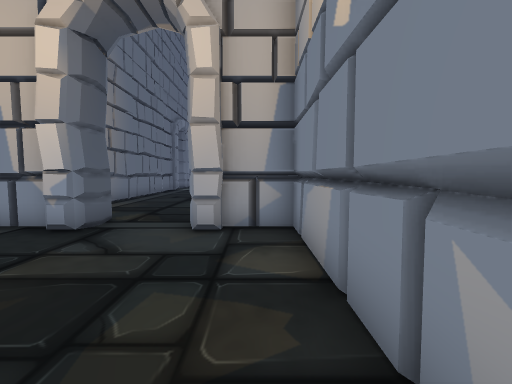
[1] (above)

19 first-person views from a walk through a Unity game level. The camera is 1.2 m above the floor, tilts 4° down and sees 90° across. Doors are open. The floor is counted in squares, 1 m on a side. Each view is taken from the middle of a square. On the plan, view 1 faces up. The plan holds only what a view shows up to about 12 squares ahead; the rest is blank. The place goes on beyond the plan. The player character is not drawn. Some animated figures are not drawn.

[2]
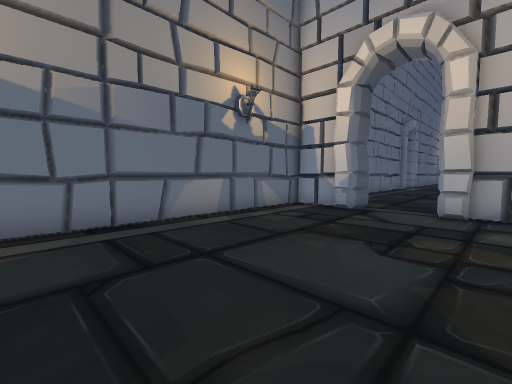

[3]
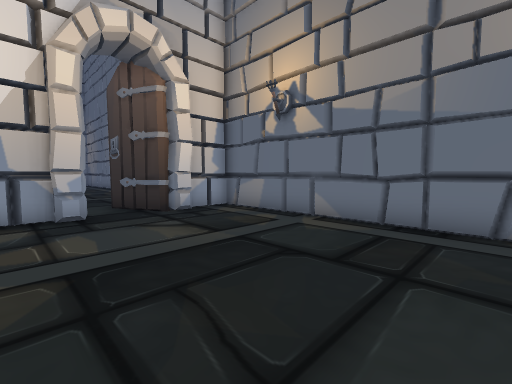

[4]
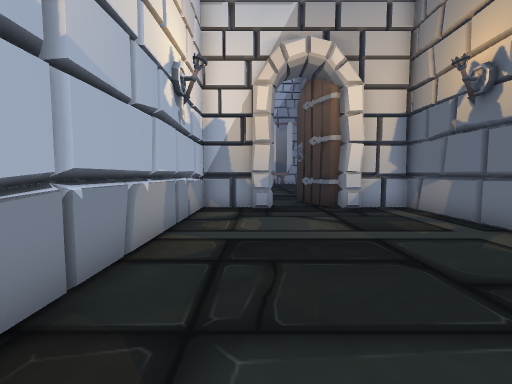

[5]
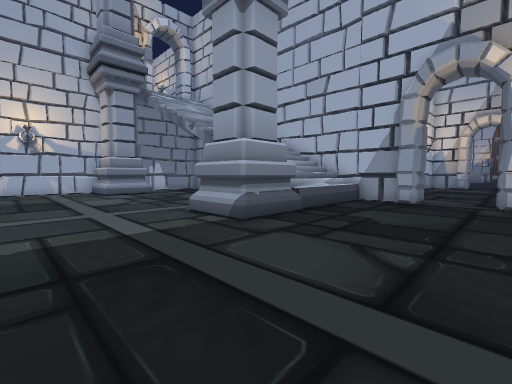

[6]
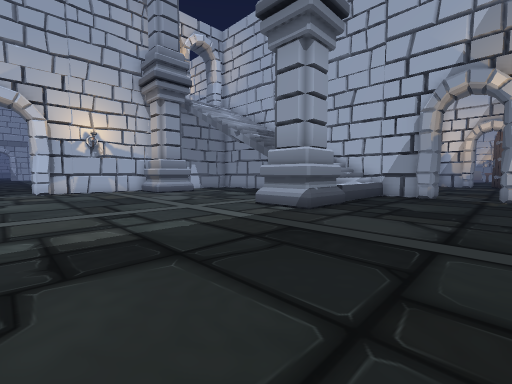

[7]
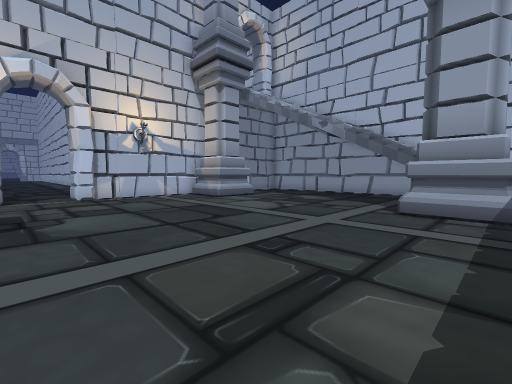

[8]
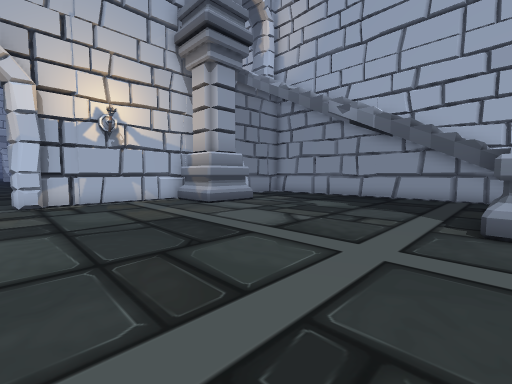

[9]
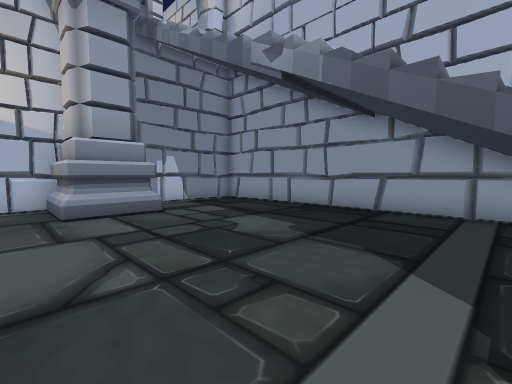

[10]
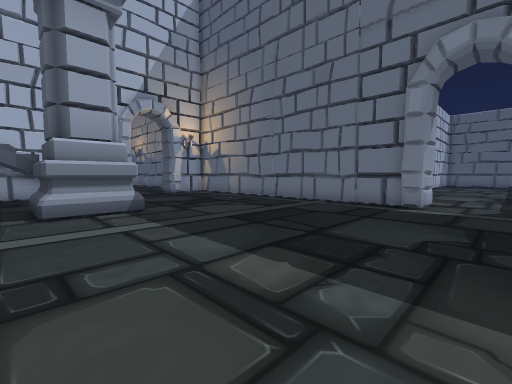

[11]
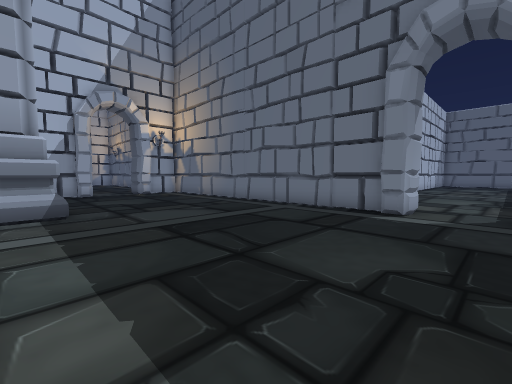

[12]
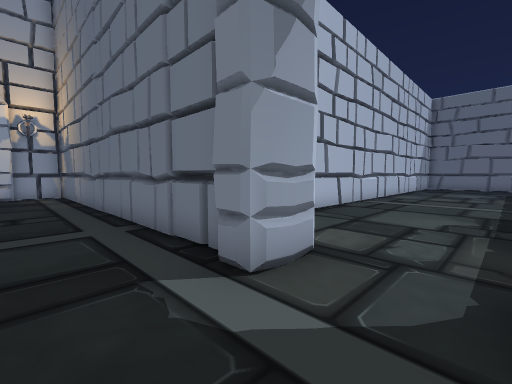

[13]
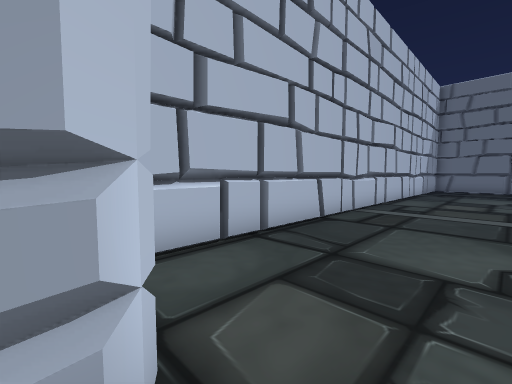

[14]
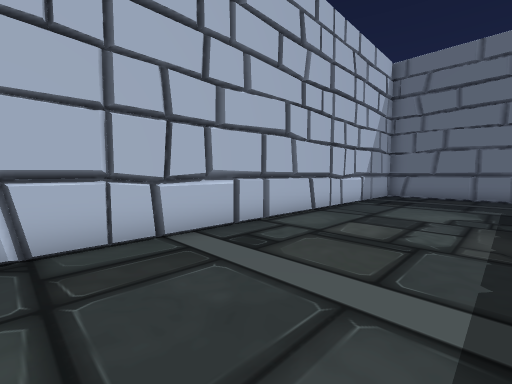

[15]
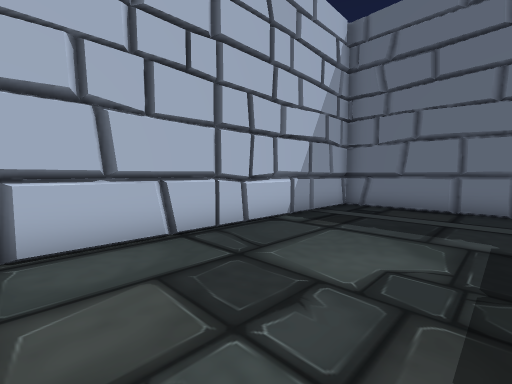

[16]
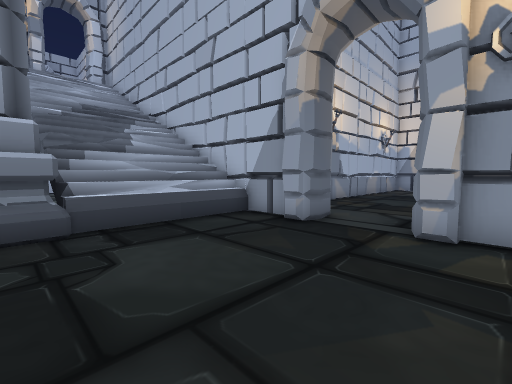

[17]
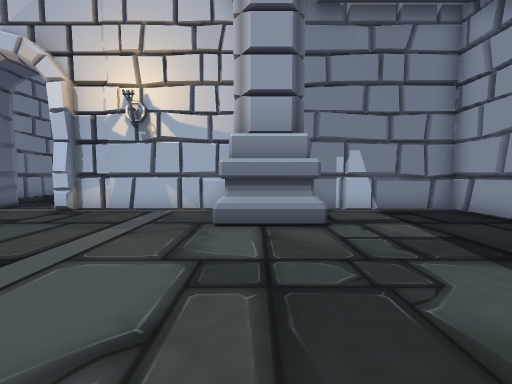

[18]
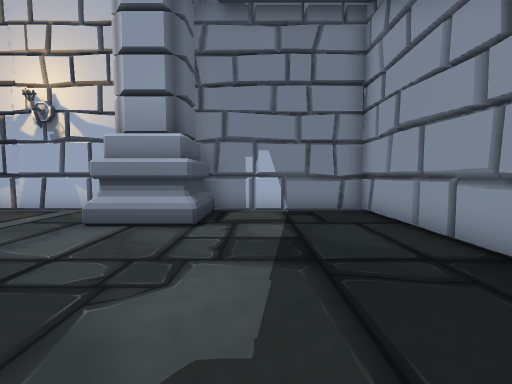

[19]
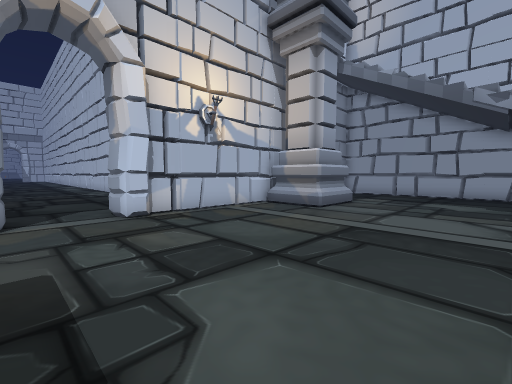

### Floor plan
Points are (right, up) in squares from view 1. A wall is a line through its corners. A room is listed if a view was taken in it or the views show most of it. See-through windows are left out.
Room 1 (views 1, 2, 3, 4)
walls: (-6.2, 0.2) (-6.5, -0.2); (-1.5, 5.2) (-1.4, 6.5); (-1.3, 5.2) (-1.5, 5.6); (-0.6, 5.2) (-1.4, 5.2) (-1.5, 6.3); (-4.5, 5.5) (-6.1, 5.5); (-4.6, -7.5) (-4, -7.5); (-3.5, 5.8) (-3.8, 5.2) (-4.4, 5.2); (-3.6, -7.8) (-2.8, -9.5); (-1.7, -8) (-1.4, -7.5) (-0.9, -7.5); (-3.6, 6.1) (-3.7, 5.2); (-1.5, 6) (-1.4, 6.5); (-5, 5.9) (-5.1, 5.4); (-1, -7.9) (0.8, -7.9) (0.8, 5.5) (-0.8, 5.5); (0.1, 5.5) (0, 6); (-0.4, -7.8) (-0.2, -8.2); (0, 5.8) (-0.2, 5.5); (-3.7, 6.5) (-3.6, 6) (-3.8, 5.2); (-6.2, 5.9) (-6.3, -7.9) (-4.6, -7.9); (-3.7, 6.8) (-3.6, 5.8)
ways out: opening at (-2.5, 6) to room 2
Room 2 (views 5, 6, 7, 8, 9, 10, 11, 12, 16, 17, 18, 19)
walls: (3.4, 11.2) (4.2, 11.2); (2.6, 9.7) (2.6, 10.5); (2.3, 7) (2.2, 10.6); (3.1, 6.4) (3.1, 10.6); (2.5, 6.4) (2.7, 10.5); (2, 6.4) (2, 10.6); (6.7, 6.5) (7.1, 6.2); (0, 6) (0.1, 6.5); (-1.4, 6.5) (14.5, 6.5) (14.5, 19); (-1.5, 6.3) (-1.3, 6.8) (-0.6, 6.8); (-6.2, 19.3) (-6.2, 7.1); (-5.9, 20) (-5.9, 19.3); (14.2, 19.5) (14.6, 19.8); (14.9, 18.1) (14.5, 18.2); (-6.4, 20) (-5.9, 19.8); (14.9, 19) (14.2, 19) (14.2, 19.6); (-4.4, 6.2) (-4.4, 6.8) (-3.7, 6.8); (-5.6, 6.5) (-3.7, 6.5)
low walls: (1.4, 6.4) (1.4, 10.7); (0.8, 6.4) (0.8, 10.6)
ways out: opening at (-2.5, 6) to room 1; open door at (-6, 21) to room 3; open door at (14.5, 21)
objects: column (1, 11) to (3, 13); column (12, 12) to (14, 14)
Room 3 (views 13, 14, 15)
walls: (-18, 17.4) (-17.6, 16.7); (-7.5, 19.9) (-6.7, 20) (-5.9, 20); (-7.5, 19.9) (-5.9, 20); (-27.6, 22) (-27.6, 17.4) (-8.3, 17.4)
ways out: open door at (-6, 21) to room 2

Where each view was taken, in squares from view 1:
view 1: 0 up, 0 right, facing up
view 2: 3 down, 0 right, facing up-left
view 3: 0 up, 0 right, facing down-left
view 4: 1 up, 1 left, facing down
view 5: 18 up, 4 left, facing down-right
view 6: 21 up, 4 left, facing down-right
view 7: 22 up, 1 right, facing down-right
view 8: 20 up, 3 right, facing down-right
view 9: 15 up, 4 right, facing down-right
view 10: 22 up, 4 right, facing down-left
view 11: 22 up, 2 right, facing down-left
view 12: 22 up, 4 left, facing down-left
view 13: 21 up, 7 left, facing down-left
view 14: 22 up, 13 left, facing down-left
view 15: 22 up, 18 left, facing down-left
view 16: 12 up, 5 left, facing down-right
view 17: 13 up, 6 right, facing right
view 18: 10 up, 6 right, facing right
view 19: 22 up, 7 right, facing down-right
